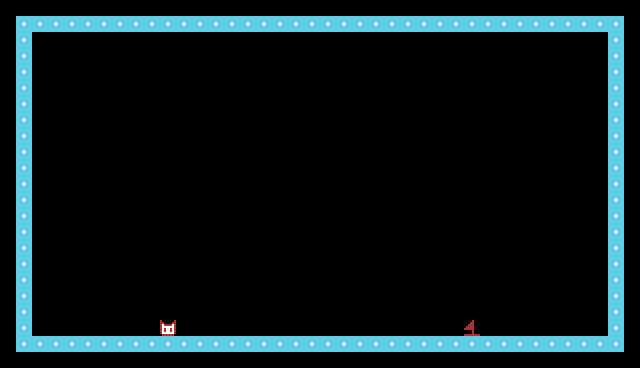

Rendered tile map (Tiled .tmx) drawn with the repository's tilesets; below, a short description and the full map source, tile grids included:
An orthogonal 40x23 tile map with 16x16 px tiles, 1 tile layer (Tile Layer 2).

<map version="1.10" tiledversion="1.12.1" orientation="orthogonal" renderorder="right-down" width="40" height="23" tilewidth="16" tileheight="16" infinite="0" nextlayerid="3" nextobjectid="1">
 <editorsettings>
  <export target="map1.h" format="c_array" />
 </editorsettings>
 <tileset firstgid="1" source="tiles.tsx" />
 <layer id="2" name="Tile Layer 2" width="40" height="23">
  <data encoding="csv">
0,0,0,0,0,0,0,0,0,0,0,0,0,0,0,0,0,0,0,0,0,0,0,0,0,0,0,0,0,0,0,0,0,0,0,0,0,0,0,0,
0,2,2,2,2,2,2,2,2,2,2,2,2,2,2,2,2,2,2,2,2,2,2,2,2,2,2,2,2,2,2,2,2,2,2,2,2,2,2,0,
0,2,0,0,0,0,0,0,0,0,0,0,0,0,0,0,0,0,0,0,0,0,0,0,0,0,0,0,0,0,0,0,0,0,0,0,0,0,2,0,
0,2,0,0,0,0,0,0,0,0,0,0,0,0,0,0,0,0,0,0,0,0,0,0,0,0,0,0,0,0,0,0,0,0,0,0,0,0,2,0,
0,2,0,0,0,0,0,0,0,0,0,0,0,0,0,0,0,0,0,0,0,0,0,0,0,0,0,0,0,0,0,0,0,0,0,0,0,0,2,0,
0,2,0,0,0,0,0,0,0,0,0,0,0,0,0,0,0,0,0,0,0,0,0,0,0,0,0,0,0,0,0,0,0,0,0,0,0,0,2,0,
0,2,0,0,0,0,0,0,0,0,0,0,0,0,0,0,0,0,0,0,0,0,0,0,0,0,0,0,0,0,0,0,0,0,0,0,0,0,2,0,
0,2,0,0,0,0,0,0,0,0,0,0,0,0,0,0,0,0,0,0,0,0,0,0,0,0,0,0,0,0,0,0,0,0,0,0,0,0,2,0,
0,2,0,0,0,0,0,0,0,0,0,0,0,0,0,0,0,0,0,0,0,0,0,0,0,0,0,0,0,0,0,0,0,0,0,0,0,0,2,0,
0,2,0,0,0,0,0,0,0,0,0,0,0,0,0,0,0,0,0,0,0,0,0,0,0,0,0,0,0,0,0,0,0,0,0,0,0,0,2,0,
0,2,0,0,0,0,0,0,0,0,0,0,0,0,0,0,0,0,0,0,0,0,0,0,0,0,0,0,0,0,0,0,0,0,0,0,0,0,2,0,
0,2,0,0,0,0,0,0,0,0,0,0,0,0,0,0,0,0,0,0,0,0,0,0,0,0,0,0,0,0,0,0,0,0,0,0,0,0,2,0,
0,2,0,0,0,0,0,0,0,0,0,0,0,0,0,0,0,0,0,0,0,0,0,0,0,0,0,0,0,0,0,0,0,0,0,0,0,0,2,0,
0,2,0,0,0,0,0,0,0,0,0,0,0,0,0,0,0,0,0,0,0,0,0,0,0,0,0,0,0,0,0,0,0,0,0,0,0,0,2,0,
0,2,0,0,0,0,0,0,0,0,0,0,0,0,0,0,0,0,0,0,0,0,0,0,0,0,0,0,0,0,0,0,0,0,0,0,0,0,2,0,
0,2,0,0,0,0,0,0,0,0,0,0,0,0,0,0,0,0,0,0,0,0,0,0,0,0,0,0,0,0,0,0,0,0,0,0,0,0,2,0,
0,2,0,0,0,0,0,0,0,0,0,0,0,0,0,0,0,0,0,0,0,0,0,0,0,0,0,0,0,0,0,0,0,0,0,0,0,0,2,0,
0,2,0,0,0,0,0,0,0,0,0,0,0,0,0,0,0,0,0,0,0,0,0,0,0,0,0,0,0,0,0,0,0,0,0,0,0,0,2,0,
0,2,0,0,0,0,0,0,0,0,0,0,0,0,0,0,0,0,0,0,0,0,0,0,0,0,0,0,0,0,0,0,0,0,0,0,0,0,2,0,
0,2,0,0,0,0,0,0,0,0,0,0,0,0,0,0,0,0,0,0,0,0,0,0,0,0,0,0,0,0,0,0,0,0,0,0,0,0,2,0,
0,2,0,0,0,0,0,0,0,0,3,0,0,0,0,0,0,0,0,0,0,0,0,0,0,0,0,0,0,4,0,0,0,0,0,0,0,0,2,0,
0,2,2,2,2,2,2,2,2,2,2,2,2,2,2,2,2,2,2,2,2,2,2,2,2,2,2,2,2,2,2,2,2,2,2,2,2,2,2,0,
0,0,0,0,0,0,0,0,0,0,0,0,0,0,0,0,0,0,0,0,0,0,0,0,0,0,0,0,0,0,0,0,0,0,0,0,0,0,0,0
</data>
 </layer>
</map>
